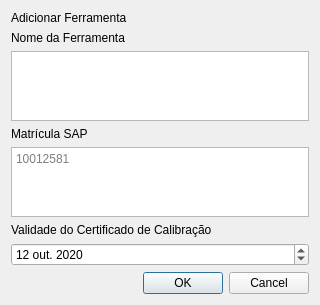
<?xml version="1.0" encoding="UTF-8"?>
<ui version="4.0">
 <class>Dialog</class>
 <widget class="QDialog" name="Dialog">
  <property name="geometry">
   <rect>
    <x>0</x>
    <y>0</y>
    <width>320</width>
    <height>240</height>
   </rect>
  </property>
  <property name="windowTitle">
   <string>Dialog</string>
  </property>
  <layout class="QVBoxLayout" name="verticalLayout">
   <item>
    <widget class="QLabel" name="label">
     <property name="text">
      <string>Adicionar Ferramenta</string>
     </property>
    </widget>
   </item>
   <item>
    <widget class="QLabel" name="label_2">
     <property name="text">
      <string>Nome da Ferramenta</string>
     </property>
    </widget>
   </item>
   <item>
    <widget class="QPlainTextEdit" name="noFerramentaTE">
     <property name="plainText">
      <string>
</string>
     </property>
     <property name="placeholderText">
      <string>Multímetro Fluke </string>
     </property>
    </widget>
   </item>
   <item>
    <widget class="QLabel" name="label_3">
     <property name="text">
      <string>Matrícula SAP</string>
     </property>
    </widget>
   </item>
   <item>
    <widget class="QPlainTextEdit" name="matriculaSAPTE">
     <property name="placeholderText">
      <string>10012581</string>
     </property>
    </widget>
   </item>
   <item>
    <widget class="QLabel" name="label_4">
     <property name="text">
      <string>Validade do Certificado de Calibração </string>
     </property>
    </widget>
   </item>
   <item>
    <widget class="QDateEdit" name="validadeCertificadoDE">
     <property name="locale">
      <locale language="Portuguese" country="Brazil"/>
     </property>
     <property name="dateTime">
      <datetime>
       <hour>0</hour>
       <minute>0</minute>
       <second>0</second>
       <year>2020</year>
       <month>10</month>
       <day>12</day>
      </datetime>
     </property>
    </widget>
   </item>
   <item>
    <widget class="QDialogButtonBox" name="buttonBox">
     <property name="orientation">
      <enum>Qt::Horizontal</enum>
     </property>
     <property name="standardButtons">
      <set>QDialogButtonBox::Cancel|QDialogButtonBox::Ok</set>
     </property>
    </widget>
   </item>
  </layout>
 </widget>
 <resources/>
 <connections>
  <connection>
   <sender>buttonBox</sender>
   <signal>accepted()</signal>
   <receiver>Dialog</receiver>
   <slot>accept()</slot>
   <hints>
    <hint type="sourcelabel">
     <x>248</x>
     <y>254</y>
    </hint>
    <hint type="destinationlabel">
     <x>157</x>
     <y>274</y>
    </hint>
   </hints>
  </connection>
  <connection>
   <sender>buttonBox</sender>
   <signal>rejected()</signal>
   <receiver>Dialog</receiver>
   <slot>reject()</slot>
   <hints>
    <hint type="sourcelabel">
     <x>316</x>
     <y>260</y>
    </hint>
    <hint type="destinationlabel">
     <x>286</x>
     <y>274</y>
    </hint>
   </hints>
  </connection>
 </connections>
</ui>
